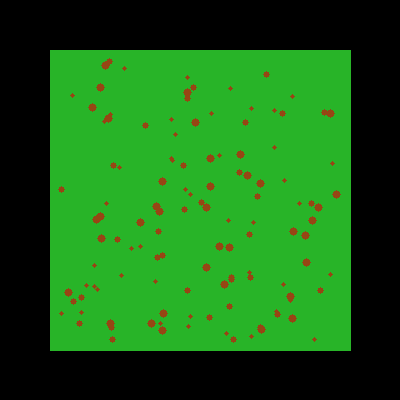
#> input picture data/malades/feuille_malade_1.png, 400 x 400 px; its folder holds only this picture in this run
$ python -i features.py   (imports and definitions only)   (older library calls are emulated)
#> lines starting #> are read from the running program, lines starting #| are printed output that depends on the picture; after the words box and inside, x2 and y2 are one past the last pixel; in counts of white or black regions, pixels touching at a corner belong together
import os
import cv2
import numpy as np
import pandas as pd

def extraire_features_image(chemin_image):
    """
    Extrait les caractéristiques physiques d'une image de feuille de maïs.
    Retourne un dictionnaire avec 'pct_rouille' et 'rugosite'.
    """
#> called with chemin_image = '../data/malades/feuille_malade_1.png'
    # 1. Chargement de l'image en BGR (format par défaut d'OpenCV)
    img = cv2.imread(chemin_image)
#> img is the input picture: shape (400, 400, 3); mean B, G, R 22.2, 99.6, 25
    if img is None:
        raise ValueError(f"Impossible de charger l'image : {chemin_image}")

    # --- ÉTAPE PRÉALABLE : Isoler la feuille du fond (Segmentation simple) ---
    # Pour calculer un ratio par rapport à la FEUILLE et non à toute l'image,
    # on doit savoir quels pixels appartiennent à la feuille.
    img_hsv = cv2.cvtColor(img, cv2.COLOR_BGR2HSV) # [cite: 24]
#> img_hsv: shape (400, 400, 3); mean H, S, V 33, 112.6, 101.3

    # Masque générique pour le VERT de la feuille saine + JAUNE/MARRON de la rouille
    # On exclut ainsi les fonds blancs, noirs ou neutres.
    borne_basse_feuille = np.array([5, 20, 20])
    borne_haute_feuille = np.array([85, 255, 255])
    masque_feuille_totale = cv2.inRange(img_hsv, borne_basse_feuille, borne_haute_feuille)
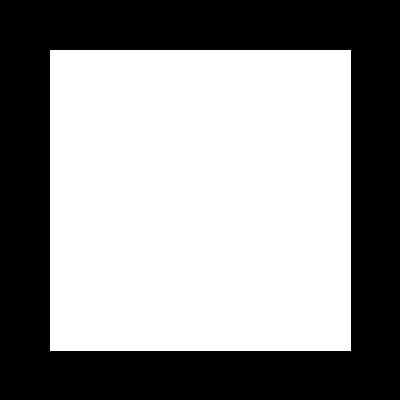
#> masque_feuille_totale: shape (400, 400); 56.6% white; 1 black region, box (x1, y1, x2, y2) and area: (0, 0, 400, 400) 69399

    # Nombre total de pixels composants la feuille
    nb_pixels_feuille = np.sum(masque_feuille_totale == 255)
#> nb_pixels_feuille = 90601

    # Sécurité : si l'image est vide ou sans feuille détectée
    if nb_pixels_feuille == 0:
        nb_pixels_feuille = img.shape[0] * img.shape[1] # On rabat sur la taille de l'image

    # --- ÉTAPE 1 : Calcul de X1 - pct_rouille ---
    # Définition des plages de couleur HSV pour la rouille (marrons, jaunes, oranges) [cite: 26]
    # H (Teinte): 5 à 25 couvre l'orange et le marron/jaune chaud
    # S (Saturation): 40 à 255 pour éviter les teintes trop grises/ternes
    # V (Valeur/Luminosité): 40 à 255 pour éviter les ombres trop noires [cite: 25]
    borne_basse_rouille = np.array([5, 40, 40])
    borne_haute_rouille = np.array([25, 255, 255])

    # Création du masque binaire : 255 (blanc) là où c'est de la rouille, 0 (noir) ailleurs
    masque_rouille = cv2.inRange(img_hsv, borne_basse_rouille, borne_haute_rouille)
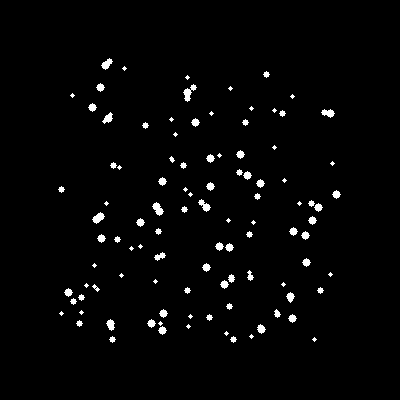
#> masque_rouille: shape (400, 400); 2.1% white; 102 white regions (37 under 20 px), largest, box (x1, y1, x2, y2) and area: (183, 84, 197, 102) 105, (152, 202, 164, 216) 90, (92, 212, 105, 224) 86

    # On s'assure de ne compter que la rouille *qui est sur la feuille*
    masque_rouille_strict = cv2.bitwise_and(masque_rouille, masque_feuille_totale)

    # Compter le nombre de pixels de rouille
    nb_pixels_rouille = np.sum(masque_rouille_strict == 255)
#> nb_pixels_rouille = 3405

    # Calcul du ratio X1
    pct_rouille = nb_pixels_rouille / nb_pixels_feuille
#> pct_rouille = 0.0376

    # --- ÉTAPE 2 : Calcul de X2 - rugosite (Filtre de Sobel) --- [cite: 29, 32]
    # On passe en niveaux de gris pour analyser les textures/contours
    img_gray = cv2.cvtColor(img, cv2.COLOR_BGR2GRAY)
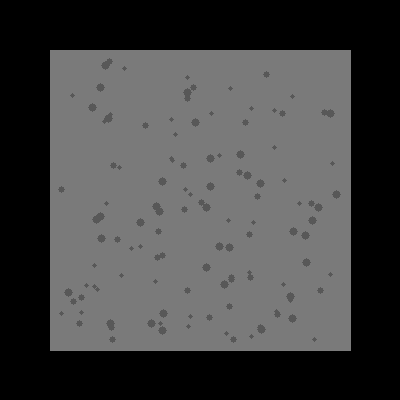
#> img_gray: shape (400, 400); min 0, max 122, mean 68.4

    # Calcul des gradients horizontaux (Scharr ou Sobel) et verticaux
    sobel_x = cv2.Sobel(img_gray, cv2.CV_64F, 1, 0, ksize=3) # [cite: 31]
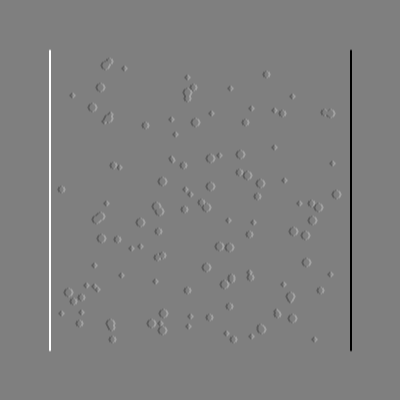
#> sobel_x: shape (400, 400) float64; min -488, max 488, mean 0; drawn with min black and max white
    sobel_y = cv2.Sobel(img_gray, cv2.CV_64F, 0, 1, ksize=3) # [cite: 31]
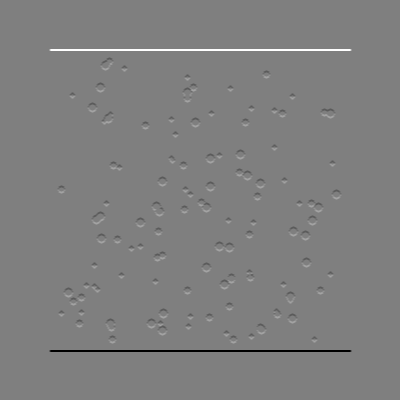
#> sobel_y: shape (400, 400) float64; min -488, max 488, mean 0; drawn with min black and max white

    # Magnitude du gradient (intensité combinée des variations brusques)
    magnitude_sobel = np.sqrt(sobel_x**2 + sobel_y**2)
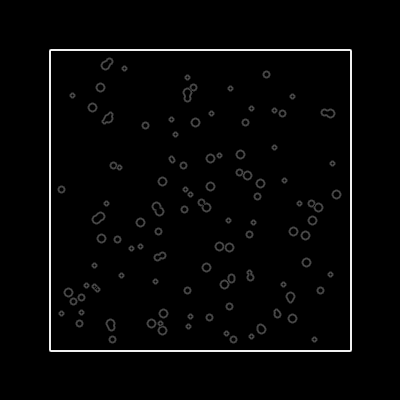
#> magnitude_sobel: shape (400, 400) float64; min 0, max 517.6, mean 10.8; drawn with min black and max white

    # On applique le masque de la feuille pour ne calculer la rugosité que sur la feuille
    magnitude_feuille = magnitude_sobel[masque_feuille_totale == 255]

    # X2 = Variance de l'intensité des gradients (plus il y a de pustules, plus ça varie) [cite: 30, 32]
    rugosite = np.var(magnitude_feuille) if len(magnitude_feuille) > 0 else 0.0
#> rugosite = 3703.5

    # --- Variable X3 (PERSONNELLE) : pct_vert_sain --- [cite: 33, 34]
    # La zone verte saine correspond aux pixels de la feuille qui n'ont pas de rouille
    masque_vert_sain = cv2.bitwise_and(masque_feuille_totale, cv2.bitwise_not(masque_rouille_strict))
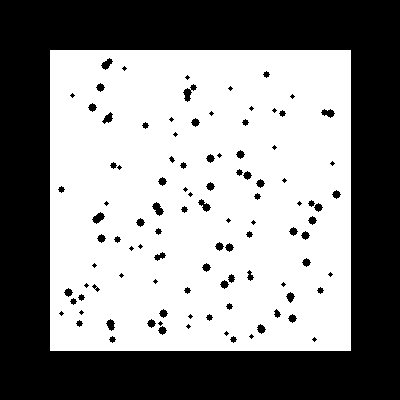
#> masque_vert_sain: shape (400, 400); 54.5% white; 103 black regions (37 under 20 px), largest, box (x1, y1, x2, y2) and area: (0, 0, 400, 400) 69399, (183, 84, 197, 102) 105, (152, 202, 164, 216) 90
    nb_pixels_vert_sain = np.sum(masque_vert_sain == 255)
#> nb_pixels_vert_sain = 87196
    pct_vert_sain = nb_pixels_vert_sain / nb_pixels_feuille
#> pct_vert_sain = 0.962

    return {
        "pct_rouille": float(pct_rouille),
        "rugosite": float(rugosite),
        "pct_vert_sain": float(pct_vert_sain)
    }

# [48 lines left out: function generer_dataset_complet, not called in this run]

>>> result = extraire_features_image('../data/malades/feuille_malade_1.png')
#> result = {'pct_rouille': 0.0376, 'rugosite': 3703.5, 'pct_vert_sain': 0.962}
